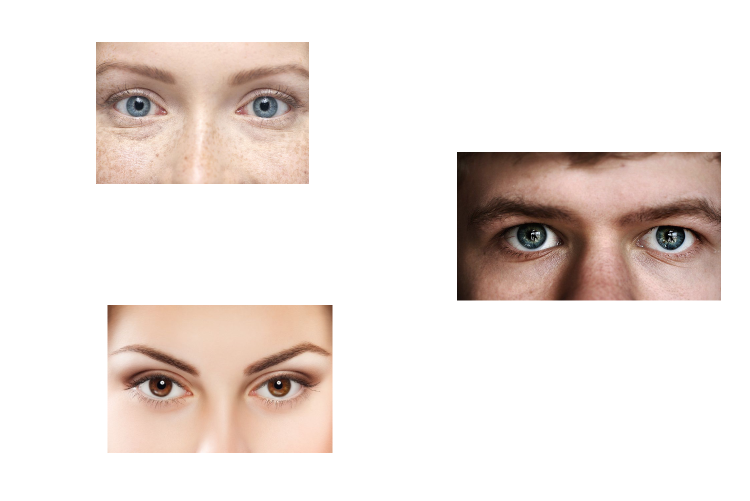
#> input picture img.png, 1500 x 1001 px (shown at 1/2 size)
$ python main.py
#> lines starting #> are read from the running program, lines starting #| are printed output that depends on the picture; after the words box and inside, x2 and y2 are one past the last pixel; in counts of white or black regions, pixels touching at a corner belong together
import cv2

import json
from matplotlib import pyplot as plt
import numpy as np
import os
from skimage.metrics import structural_similarity

os.chdir(os.path.dirname(os.path.abspath(__file__)))

FILE = "img.png"
DIR_TO_SAVE = "cropped_images"
DIR_TO_CHECK = "to_check"
INDEX = .95

PRINT = True


img = plt.imread( FILE )
#> img is the input picture: shape (1001, 1500, 3) float32; mean R, G, B 0.93, 0.895, 0.879
img_new = np.empty( img.shape )
print("Canvas size [px]:", len(img), len(img[0]) )
#| Canvas size [px]: 1001 1500


image = cv2.imread(FILE)
original_image = cv2.imread(FILE)
gray = cv2.cvtColor(image, cv2.COLOR_BGR2GRAY)
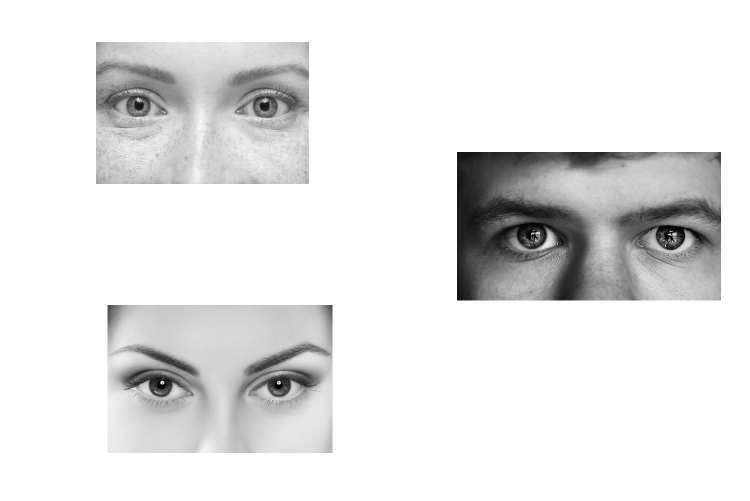
#> gray: shape (1001, 1500) (shown at 1/2 size); min 0, max 255, mean 230.4

# Find Canny edges
edged = cv2.Canny(gray, 30, 200)
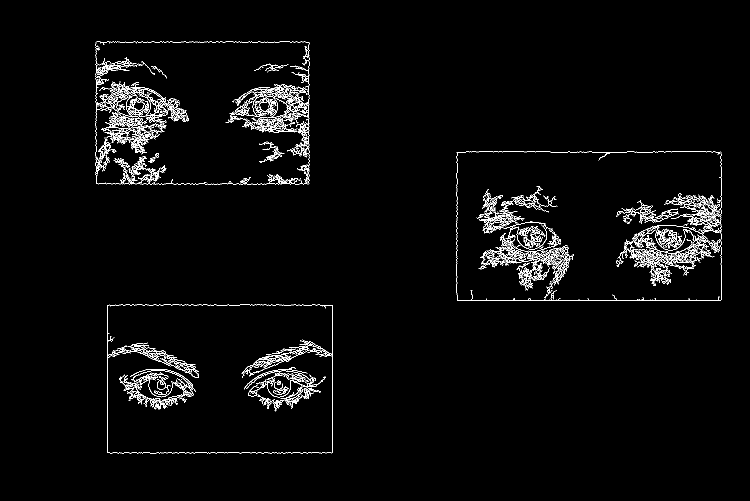
#> edged: shape (1001, 1500) (shown at 1/2 size); 2.5% white in thin lines or dots, all inside (x1, y1, x2, y2) = (191, 83, 1443, 907)
cv2.waitKey(0)

# Finding Contours
# Use a copy of the image e.g. edged.copy()
# since findContours alters the image
contours, hierarchy = cv2.findContours(edged, cv2.RETR_EXTERNAL, cv2.CHAIN_APPROX_NONE)
#> contours = 3 contours; box (x1, y1, x2, y2) and area: (913, 303, 1443, 602) 156797, (214, 609, 666, 907) 133104, (191, 83, 619, 369) 120773

if PRINT:
    cv2.imshow('Canny Edges After Contouring', edged)
    cv2.waitKey(0)

print("Number of Contours found = " + str(len(contours)))
#| Number of Contours found = 3

# Draw all contours
# -1 signifies drawing all contours
cv2.drawContours(image, contours, -1, (0, 255, 0), 3)
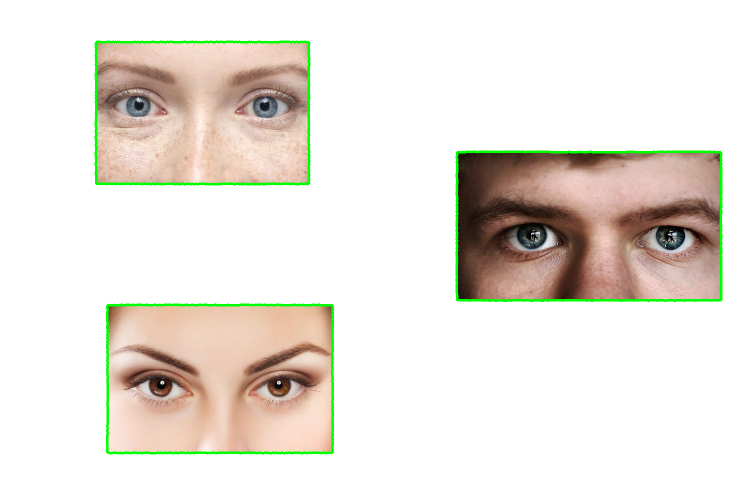
#> image: shape (1001, 1500, 3) (shown at 1/2 size); mean B, G, R 221.1, 229.1, 233.8

# Create a directory to save the cropped images
os.makedirs(DIR_TO_SAVE, exist_ok=True)

l = []

for contour in contours:
    x, y, w, h = cv2.boundingRect(contour)
    cv2.rectangle(img, (x, y), (x + w, y + h), (0, 255, 0), 2)


    l.append( {'x':x,'y':y,'w':w,'h':h} )
    print("Subimage coordinates:", x, y, x + w, y + h)

    i = len(l)-1
    cropped_img = original_image[y+1:y+h, x+1:x+w]
    name = f"cropped_{i}.png"
    cv2.imwrite(f"{DIR_TO_SAVE}/{name}", cropped_img)
    l[i]['name_cropped'] = name
#> this loop made 3 passes
#> (x, y, w, h, name) on passes 1 to 3: (214, 609, 452, 298, 'cropped_0.png'), (913, 303, 530, 299, 'cropped_1.png'), (191, 83, 428, 286, 'cropped_2.png')
#| Subimage coordinates: 214 609 666 907
#| Subimage coordinates: 913 303 1443 602
#| Subimage coordinates: 191 83 619 369
#> pass 1, `cropped_img = original_image[y+1:y+h, x+1:x+w]`:
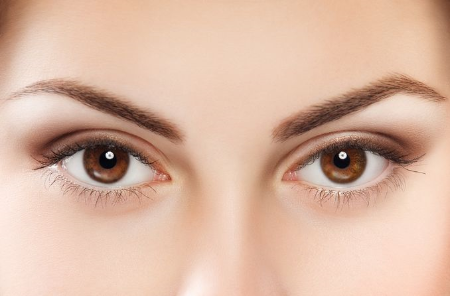
#> cropped_img: shape (297, 451, 3); mean B, G, R 163.7, 183.4, 218.4
#> pass 2, `cropped_img = original_image[y+1:y+h, x+1:x+w]`:
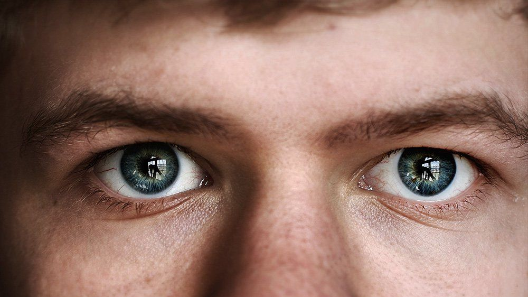
#> cropped_img: shape (298, 529, 3); mean B, G, R 105.3, 116.9, 149.8
#> pass 3, `cropped_img = original_image[y+1:y+h, x+1:x+w]`:
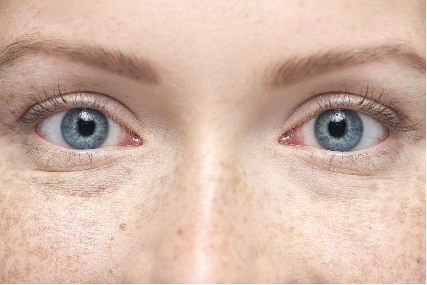
#> cropped_img: shape (285, 427, 3); mean B, G, R 167.7, 182.8, 211.5
#> after the loop:
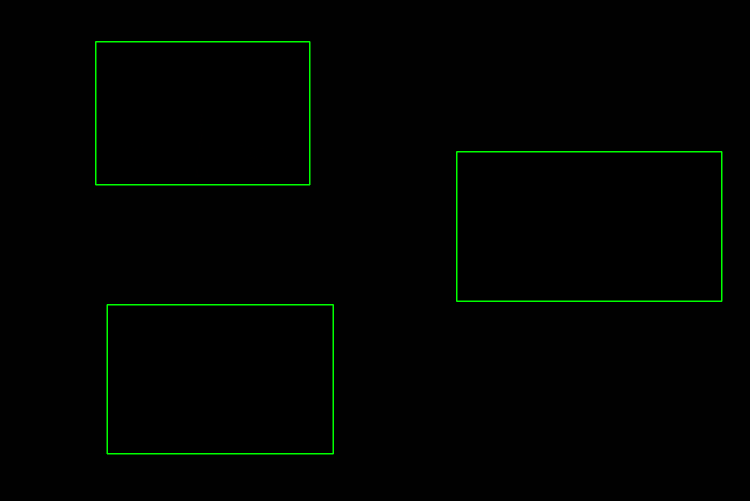
#> img: shape (1001, 1500, 3) float32 (shown at 1/2 size); mean R, G, B 0.9, 3.2, 0.9
#> after the loop, l = 3 items


if os.path.exists(DIR_TO_CHECK):
    for i in range(len(l)):
        img1 = cv2.imread(f"{DIR_TO_SAVE}/cropped_{i}.png")
        if PRINT:
            cv2.imshow("Cropped Image", img1)
            cv2.waitKey(0)
            cv2.destroyAllWindows()
        img1 = cv2.cvtColor(img1, cv2.COLOR_BGR2GRAY)


        similar_images = []
        for file_path in os.listdir(DIR_TO_CHECK):
            try:

                img2 = cv2.imread(os.path.join(DIR_TO_CHECK, file_path))
                img2 = cv2.cvtColor(img2, cv2.COLOR_BGR2GRAY)
                img2 = cv2.resize(img2, dsize=(len(img1[0]), len(img1)), interpolation=cv2.INTER_CUBIC)

                (similarity, difference_image) = structural_similarity(img1, img2, full=True)
                if similarity > INDEX:
                    similar_images.append(file_path)

            except Exception as e:
                print(f"Error: {e}")
                pass

        if similar_images:
            print("Similar images found:")
            originals = []
            for image_path in similar_images:
                originals.append(image_path)
                print(f"\t{image_path}")
            l[i]['similar_images'] = originals
        else:
            print("No similar images found.")


if PRINT:
    cv2.imshow('Contours', image)
    cv2.waitKey(0)
cv2.destroyAllWindows()


with open('output.json', 'w') as f:
    f.write(json.dumps(l, indent=4))
